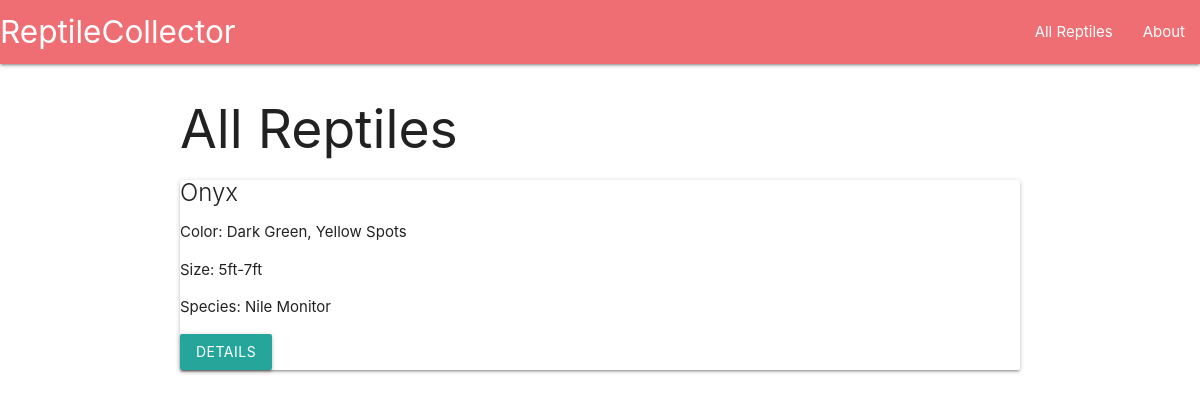
The app's page /reptiles/, older data.
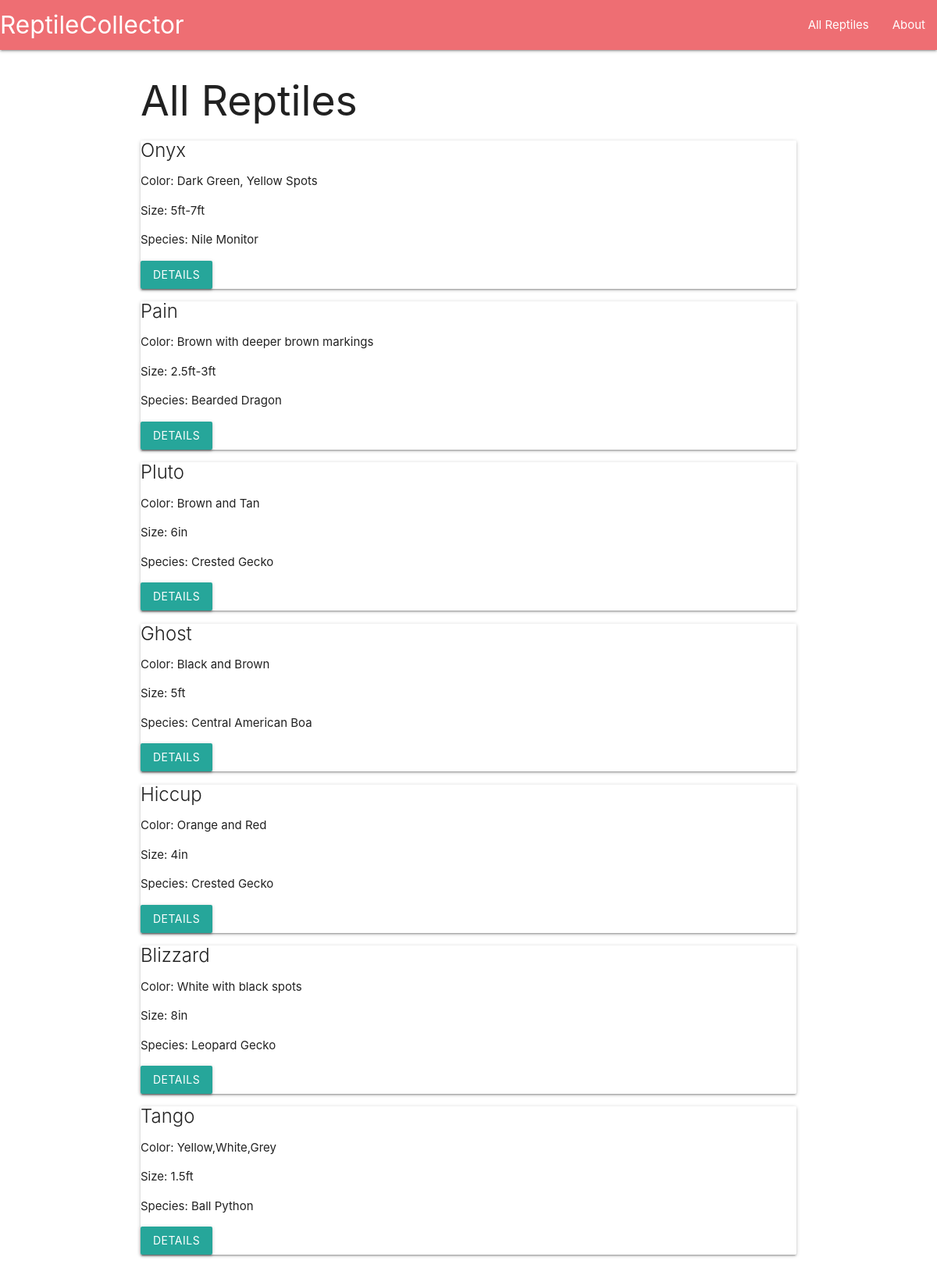
The same page, newer data.
### reptiles/models.py (models this page shows, shortened)
class Reptile(models.Model):
    name = models.CharField(max_length=100)
    species = models.CharField(max_length=100)
    color = models.CharField(max_length=50)
    size = models.CharField(max_length=20)
    description = models.TextField(max_length=300)

### reptiles/views.py (the view)
# urls.py: path('reptiles/', reptile_index, name='reptile_index'),
def reptile_index(request):
    reptiles = Reptile.objects.all()
    return render(request, 'reptiles/reptile_index.html', {'reptiles': reptiles})

### reptiles/templates/reptiles/reptile_index.html
{% extends 'base.html' %}
{% block content %}
  <h2 class="my-4">All Reptiles</h2>
  <div class="row">
    {% for reptile in reptiles %}
      <div class="col-md-4 mb-4">
        <div class="card">
          <div class="card-body">
            <h5 class="card-title">{{ reptile.name }}</h5>
            <p class="card-text">Color: {{ reptile.color }}</p>
            <p class="card-text">Size: {{ reptile.size }}</p>
            <p class="card-text">Species: {{ reptile.species }}</p>
            <a href="{% url 'reptile_detail' reptile.id %}" class="btn btn-primary">Details</a>
          </div>
        </div>
      </div>
    {% endfor %}
  </div>
{% endblock %}

Row changes from the older to the newer data that the page shows:
added Reptile: name "Pain", color "Brown with deeper brown markings", size "2.5ft-3ft", species "Bearded Dragon"
added Reptile: name "Pluto", color "Brown and Tan", size "6in", species "Crested Gecko"
added Reptile: name "Ghost", color "Black and Brown", size "5ft", species "Central American Boa"
added Reptile: name "Hiccup", color "Orange and Red", size "4in", species "Crested Gecko"
added Reptile: name "Blizzard", color "White with black spots", size "8in", species "Leopard Gecko"
added Reptile: name "Tango", color "Yellow,White,Grey", size "1.5ft", species "Ball Python"
